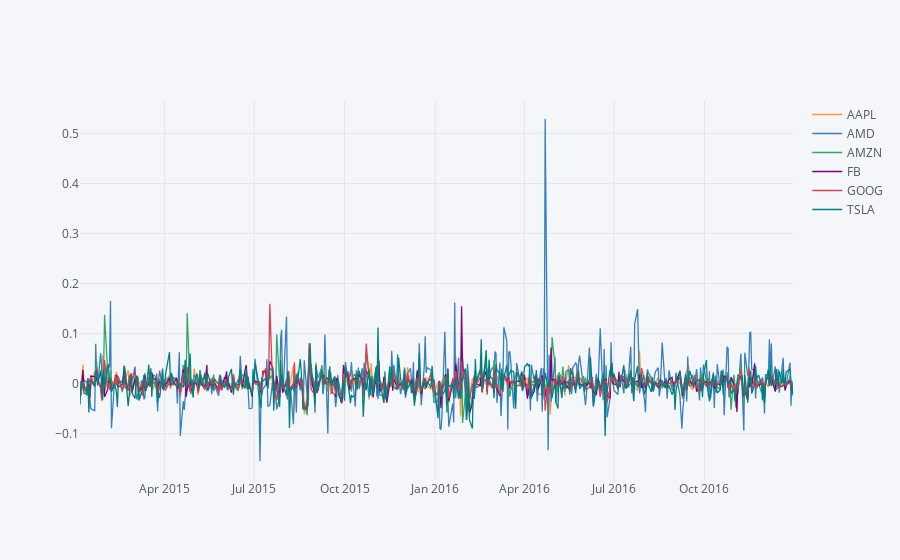

Here is the notebook cell this chart was saved with:
### Code cell
daily_returns.iplot()

### Figure 1 — Plotly figure (JSON) as saved in the notebook; plotly's stock layout.template omitted (floating-point values rounded to 4 significant figures; data arrays with more than 128 entries replaced by an {"elided": "..."} marker saying what was removed)
{"data": [{"line": {"color": "rgba(255, 153, 51, 1.0)", "dash": "solid", "shape": "linear", "width": 1.3}, "mode": "lines", "name": "AAPL", "text": "", "type": "scatter", "x": {"elided": "503 str values"}, "y": {"elided": "503 float values"}}, {"line": {"color": "rgba(55, 128, 191, 1.0)", "dash": "solid", "shape": "linear", "width": 1.3}, "mode": "lines", "name": "AMD", "text": "", "type": "scatter", "x": {"elided": "503 str values"}, "y": {"elided": "503 float values"}}, {"line": {"color": "rgba(50, 171, 96, 1.0)", "dash": "solid", "shape": "linear", "width": 1.3}, "mode": "lines", "name": "AMZN", "text": "", "type": "scatter", "x": {"elided": "503 str values"}, "y": {"elided": "503 float values"}}, {"line": {"color": "rgba(128, 0, 128, 1.0)", "dash": "solid", "shape": "linear", "width": 1.3}, "mode": "lines", "name": "FB", "text": "", "type": "scatter", "x": {"elided": "503 str values"}, "y": {"elided": "503 float values"}}, {"line": {"color": "rgba(219, 64, 82, 1.0)", "dash": "solid", "shape": "linear", "width": 1.3}, "mode": "lines", "name": "GOOG", "text": "", "type": "scatter", "x": {"elided": "503 str values"}, "y": {"elided": "503 float values"}}, {"line": {"color": "rgba(0, 128, 128, 1.0)", "dash": "solid", "shape": "linear", "width": 1.3}, "mode": "lines", "name": "TSLA", "text": "", "type": "scatter", "x": {"elided": "503 str values"}, "y": {"elided": "503 float values"}}], "layout": {"autosize": true, "legend": {"bgcolor": "#F5F6F9", "font": {"color": "#4D5663"}}, "paper_bgcolor": "#F5F6F9", "plot_bgcolor": "#F5F6F9", "title": {"font": {"color": "#4D5663"}}, "xaxis": {"autorange": true, "gridcolor": "#E1E5ED", "range": ["2015-01-05", "2016-12-30"], "showgrid": true, "tickfont": {"color": "#4D5663"}, "title": {"font": {"color": "#4D5663"}, "text": ""}, "type": "date", "zerolinecolor": "#E1E5ED"}, "yaxis": {"autorange": true, "gridcolor": "#E1E5ED", "range": [-0.1924, 0.5667], "showgrid": true, "tickfont": {"color": "#4D5663"}, "title": {"font": {"color": "#4D5663"}, "text": ""}, "type": "linear", "zerolinecolor": "#E1E5ED"}}}
